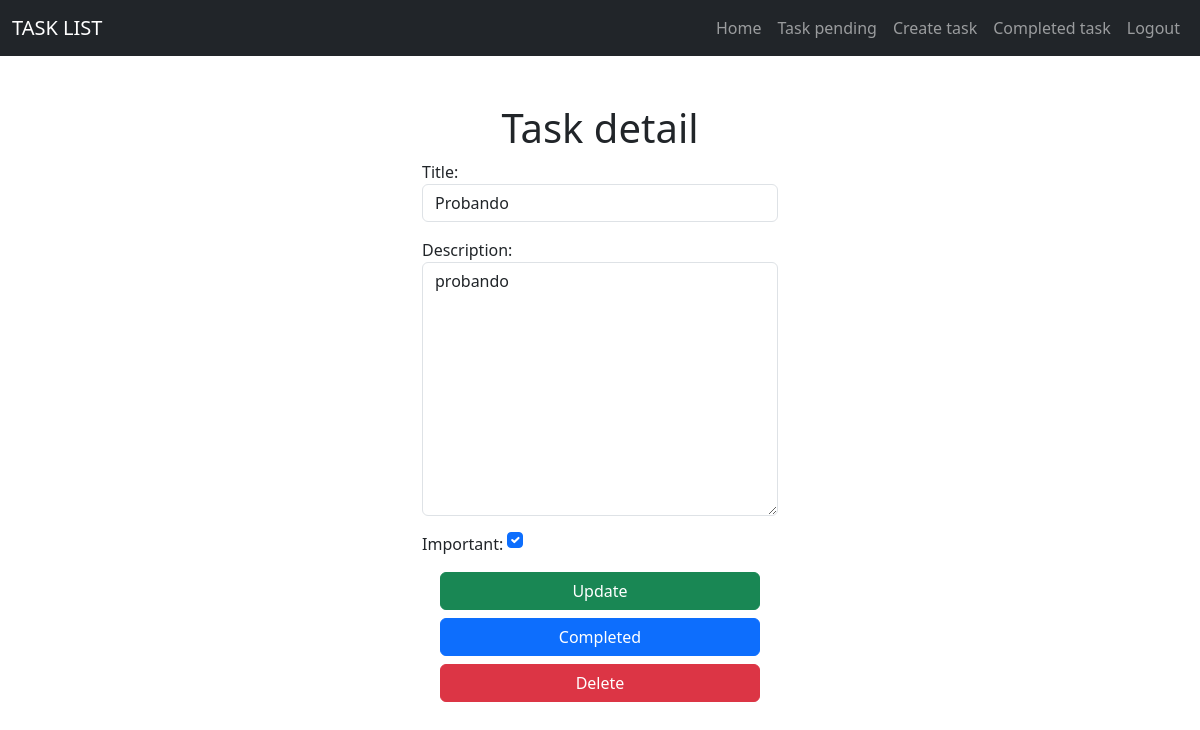
The app's page /task_detail/12/ (signed in) with its own data.
### tasks/models.py (models this page shows, shortened)
class Task(models.Model):
    title = models.CharField(max_length=100)
    description = models.TextField(max_length=500, blank=True)
    created = models.DateTimeField(auto_now_add=True)
    datecompleted= models.DateTimeField(null=True)
    important= models.BooleanField(default=False)
    user= models.ForeignKey(User, on_delete=models.CASCADE)

### tasks/views.py (the view, shortened to what this page needs)
# urls.py: path("task_detail/<int:taskid>/", views.task_detail, name='task_detail'),
@login_required
def task_detail(request,taskid):
    if request.method == 'GET':
        tarea = get_object_or_404(Task,pk=taskid)
        form = TaskForm(instance=tarea)
        return render(request, 'task_detail.html', {'task':tarea,
                                                    'form': form})

### tasks/forms.py
class TaskForm(forms.ModelForm):
    class Meta:
        model = Task
        fields = ['title','description','important']
        widgets = {
            'title': forms.TextInput(attrs={'class':'form-control','placeholder':'Write a title'}),
            'description': forms.Textarea(attrs={'class':'form-control' ,'placeholder':'Write a description'}),
            'important': forms.CheckboxInput(attrs={'class':'form-check-input mt-0 m-auto'})
        }

### tasks/templates/task_detail.html (shortened to what this page needs)
{% extends 'base.html' %}
{% block content %}
<main class="container">
    <div class="row">
        <div class="col-md-4 offset-md-4 mt-5">
            <h1 class="text-center">Task detail</h1>
            <form action="", method="POST">
                {{form.as_p}}
                <div class="text-center">
                    <button class="btn btn-success"  style="width:90%;">Update</button>
                </div>
            </form>
            <div class="col-sm mt-2 mb-2">
                    <form action="{% url 'complete_task' task.id %}" method="POST">
                        <div class="text-center">
                            <button class="btn btn-primary"  style="width:90%;">Completed</button>
                        </div>
                    </form>
            </div>
            <div class="col-sm">
                <form action="{% url 'delete_task' task.id %}" method="POST">
                    <div class="text-center">
                        <button class="btn btn-danger"  style="width:90%;">Delete</button>
                    </div>
                </form>
            </div>
        </div>
    </div>
</main>
{% endblock %}

### records on screen
Task: title "Probando", description "probando", important "☑"
